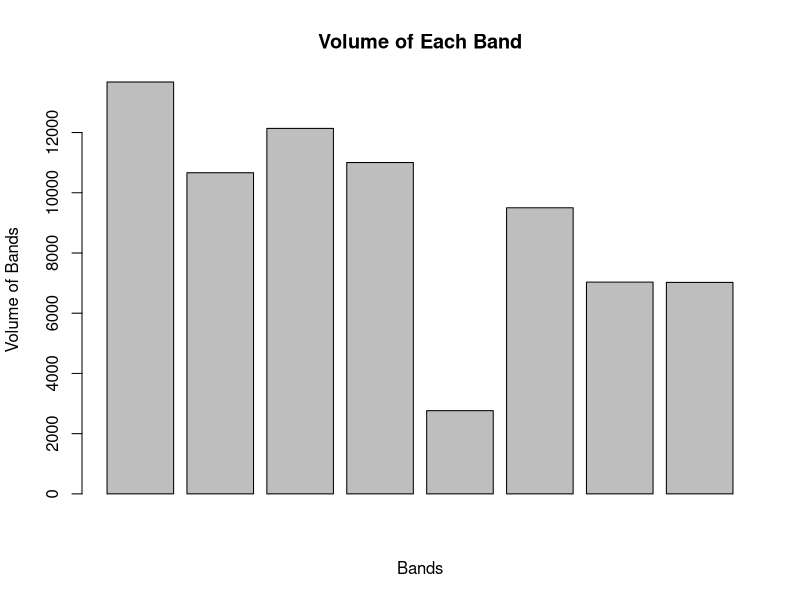
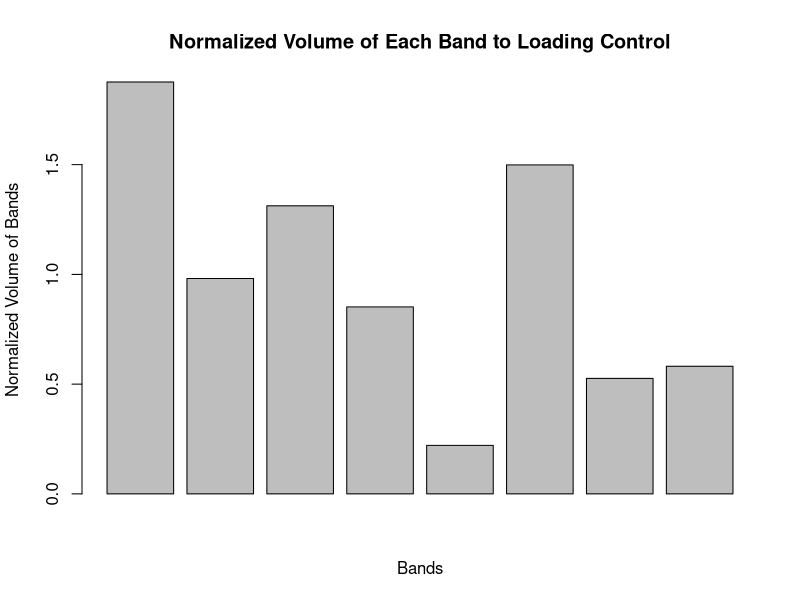

Reproduce these figures in R, in order.
## ---- chunk 1
knitr::opts_chunk$set(echo = TRUE)
## ---- chunk 2
Gel_volume <- read.csv("volume_band.txt")

barplot(Gel_volume$Volume,
        width = 1,
        main = "Volume of Each Band",
        xlab = "Bands",
        ylab = "Volume of Bands")

str(Gel_volume)


## ---- chunk 3

Loading_control <- read.csv("loading_control.txt")

Normalized <- (Gel_volume$Volume / Loading_control$Loading)

Normalized

## ---- chunk 4

barplot(Normalized,
        width = 1,
        main = "Normalized Volume of Each Band to Loading Control",
        xlab = "Bands",
        ylab = "Normalized Volume of Bands")
